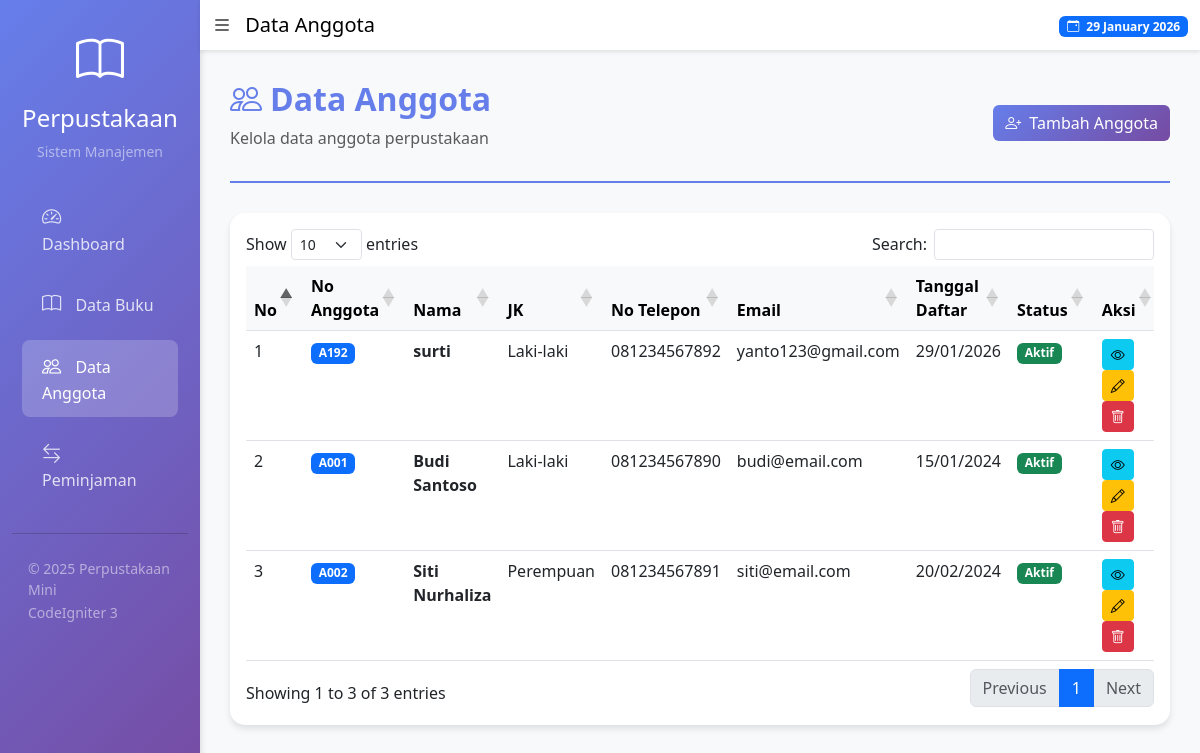
/index.php/anggota, run on the app's committed database.
### tables this page shows
CREATE TABLE `anggota` (
  `id_anggota` int NOT NULL,
  `no_anggota` varchar(20) NOT NULL,
  `nama_anggota` varchar(100) NOT NULL,
  `jenis_kelamin` enum('L','P') NOT NULL,
  `alamat` text NOT NULL,
  `no_telp` varchar(15) NOT NULL,
  `email` varchar(100) DEFAULT NULL,
  `tanggal_daftar` date NOT NULL,
  `status` enum('Aktif','Tidak Aktif') DEFAULT 'Aktif',
  `created_at` timestamp NULL DEFAULT CURRENT_TIMESTAMP,
  `updated_at` timestamp NULL DEFAULT CURRENT_TIMESTAMP ON UPDATE CURRENT_TIMESTAMP
);

### application/controllers/Anggota.php (called while the page is built, shortened)
<?php
class Anggota extends CI_Controller {
    public function __construct()
    {
        $this->load->model('Anggota_model');
    }
    public function index()
    {
        $data['title'] = 'Data Anggota';
        $data['anggota'] = $this->Anggota_model->get_all();
        $this->load->view('templates/header', $data);
        $this->load->view('anggota/index', $data);
        $this->load->view('templates/footer');
    }
}

### index.php (called while the page is built, shortened)
<?php
require_once BASEPATH.'core/CodeIgniter.php';

### application/models/Anggota_model.php (called while the page is built, shortened)
<?php
class Anggota_model extends CI_Model {
    private $table = 'anggota';
    public function get_all()
    {
        $this->db->order_by('created_at', 'DESC');
        return $this->db->get($this->table)->result();
    }
}

### application/views/anggota/index.php (the view)
<div class="page-header">
    <div class="d-flex justify-content-between align-items-center">
        <div>
            <h2><i class="bi bi-people me-2"></i><?= $title ?></h2>
            <p class="text-muted">Kelola data anggota perpustakaan</p>
        </div>
        <a href="<?= base_url('anggota/tambah') ?>" class="btn btn-primary">
            <i class="bi bi-person-plus me-2"></i>Tambah Anggota
        </a>
    </div>
</div>
<div class="card">
    <div class="card-body">
        <div class="table-responsive">
            <table class="table table-hover table-datatable">
                <thead class="table-light">
                    <tr>
                        <th>No</th>
                        <th>No Anggota</th>
                        <th>Nama</th>
                        <th>JK</th>
                        <th>No Telepon</th>
                        <th>Email</th>
                        <th>Tanggal Daftar</th>
                        <th>Status</th>
                        <th>Aksi</th>
                    </tr>
                </thead>
                <tbody>
                    <?php $no = 1; foreach($anggota as $a): ?>
                    <tr>
                        <td><?= $no++ ?></td>
                        <td><span class="badge bg-primary"><?= $a->no_anggota ?></span></td>
                        <td><strong><?= $a->nama_anggota ?></strong></td>
                        <td><?= $a->jenis_kelamin == 'L' ? 'Laki-laki' : 'Perempuan' ?></td>
                        <td><?= $a->no_telp ?></td>
                        <td><?= $a->email ?: '-' ?></td>
                        <td><?= date('d/m/Y', strtotime($a->tanggal_daftar)) ?></td>
                        <td>
                            <?php if($a->status == 'Aktif'): ?>
                                <span class="badge bg-success">Aktif</span>
                            <?php else: ?>
                                <span class="badge bg-secondary">Tidak Aktif</span>
                            <?php endif; ?>
                        </td>
                        <td>
                            <a href="<?= base_url('anggota/detail/'.$a->id_anggota) ?>" class="btn btn-sm btn-info" title="Detail">
                                <i class="bi bi-eye"></i>
                            </a>
                            <a href="<?= base_url('anggota/edit/'.$a->id_anggota) ?>" class="btn btn-sm btn-warning" title="Edit">
                                <i class="bi bi-pencil"></i>
                            </a>
                            <a href="#" onclick="confirmDelete('<?= base_url('anggota/hapus/'.$a->id_anggota) ?>', '<?= $a->nama_anggota ?>')" class="btn btn-sm btn-danger" title="Hapus">
                                <i class="bi bi-trash"></i>
                            </a>
                        </td>
                    </tr>
                    <?php endforeach; ?>
                </tbody>
            </table>
        </div>
    </div>
</div>

### application/views/templates/header.php (style rules this page uses)
body { background-color: #f8f9fa; }
.card { border: none; border-radius: 15px; box-shadow: 0 4px 6px rgba(0,0,0,0.1); transition: transform 0.3s; }
.btn-primary { background: linear-gradient(135deg, #667eea 0%, #764ba2 100%); border: none; }
.page-header { margin-bottom: 30px; padding-bottom: 15px; border-bottom: 2px solid #667eea; }
.page-header h2 { color: #667eea; font-weight: bold; }

### data on the page
anggota: no_anggota "A192", nama_anggota "surti", jenis_kelamin "Laki-laki", no_telp "081234567892", email "yanto123@gmail.com", tanggal_daftar "29/01/2026", status "Aktif"
anggota: no_anggota "A001", nama_anggota "Budi Santoso", jenis_kelamin "Laki-laki", no_telp "081234567890", email "budi@email.com", tanggal_daftar "15/01/2024", status "Aktif"
anggota: no_anggota "A002", nama_anggota "Siti Nurhaliza", jenis_kelamin "Perempuan", no_telp "081234567891", email "siti@email.com", tanggal_daftar "20/02/2024", status "Aktif"

### other printed values
$title "Data Anggota"
